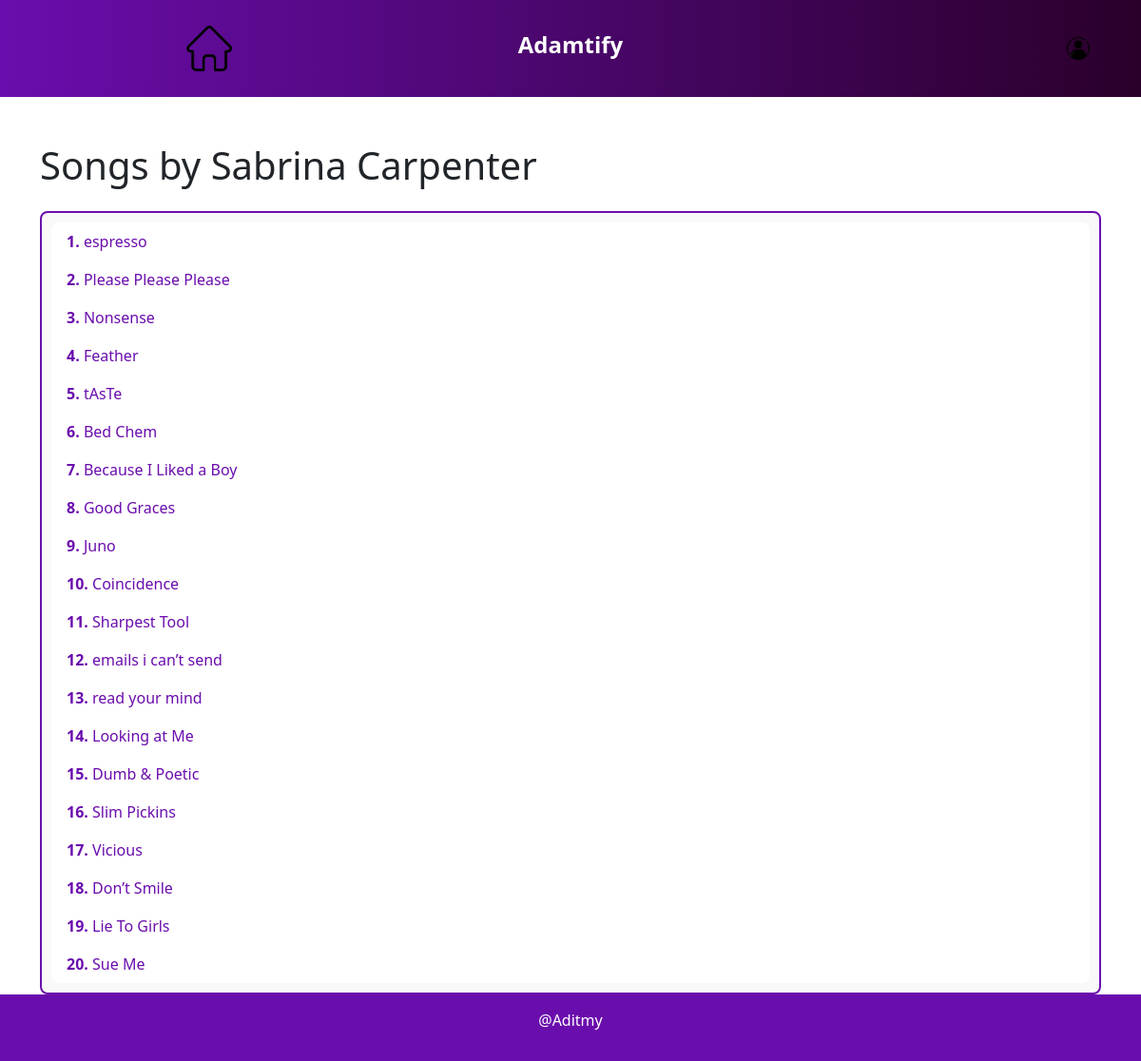
Page /view_artist_songs/1882fe91-cdd9-49c9-9956-8e06a3810bd4 on the committed database.
### app/models.py (models this page shows)
class Artist(db.Model):
    artist_id = db.Column(db.String(80), primary_key=True)  # Spotify Artist ID
    artist_name = db.Column(db.String(100), index=True, unique=True, nullable=False)
    listeners = db.Column(db.Integer, nullable=False, default=0)  # Artist popularity (0-100)
    songs = db.relationship('SongArtist', back_populates='artist', lazy='select')  # Many-to-Many
    preferred_by_users = db.relationship('UserArtist', backref='artist', lazy='dynamic')

class Song(db.Model):
    song_id = db.Column(db.String(150), primary_key=True)  # Spotify Song ID
    title = db.Column(db.String(200), nullable=False)
    duration = db.Column(db.Integer)  # Duration in seconds
    genre = db.Column(db.String(80))
    artist_ids = db.Column(db.Text)  # Comma-separated artist IDs
    playlists = db.relationship('PlaylistSong', back_populates='song', lazy='select')  # Many-to-Many
    artists = db.relationship('SongArtist', back_populates='song', lazy='select')  # Many-to-Many

### app/views.py (the view)
@app.route('/view_artist_songs/<artist_id>', methods=['GET'])
def view_artist_songs(artist_id):
    artist = Artist.query.get(artist_id)
    if artist:
        songs = Song.query.join(SongArtist).filter(SongArtist.artist_id == artist.artist_id).all()
        return render_template('artist_songs.html', artist=artist, songs=songs)
    else:
        return "Artist not found", 404

### app/views.py (called while the page is built)
@app.before_request
def before_request():
    user_id = session.get('user_id')  # Retrieve user_id from session
    if user_id:
        g.user = get_user_by_id(user_id)  # Replace this with your actual method to get user data
    else:
        g.user = None

### app/templates/artist_songs.html
{% extends "base.html" %}
{% block content %}
<div class="container mt-5">
    <h1 class="text-dark">Songs by {{ artist.artist_name }}</h1>
    <ol class="list-group mt-4" style="border: 2px solid #6a0dad; border-radius: 8px; padding: 10px; background-color: #f9f9f9;">
        {% if songs %}
            {% for song in songs %}
                <li class="list-group-item d-flex justify-content-between align-items-center" style="border: none; color: #6a0dad;">
                    <span><strong>{{ loop.index }}.</strong> {{ song.title }}</span>
                </li>
            {% endfor %}
        {% else %}
            <p class="text-center text-muted">No songs found for this artist.</p>
        {% endif %}
    </ol>
</div>
{% endblock %}

### app/static/style/base.css (style rules this page uses)
h1 { color: black; }

### rows in the picture
Artist: artist_name "Sabrina Carpenter"
Song: title "espresso"
Song: title "Please Please Please"
Song: title "Nonsense"
Song: title "Feather"
Song: title "tAsTe"
Song: title "Bed Chem"
Song: title "Because I Liked a Boy"
Song: title "Good Graces"
Song: title "Juno"
Song: title "Coincidence"
Song: title "Sharpest Tool"
Song: title "emails i can’t send"
Song: title "read your mind"
Song: title "Looking at Me"
Song: title "Dumb & Poetic"
Song: title "Slim Pickins"
Song: title "Vicious"
Song: title "Don’t Smile"
Song: title "Lie To Girls"
Song: title "Sue Me"
